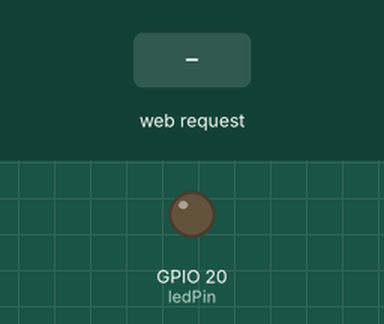
This sketch was run on a simulated ESP32. Parts: output pins drawn as LEDs (lit = HIGH). Inputs (shaded band) come from the test bench. WiFi joins after 1.5 s; servers stay silent unless stated; what the sketch prints to the serial monitor is not drawn.

Above: at 3.2 s.
3.3 s: HTTP request GET /?button=1 received
At 3.7 s:
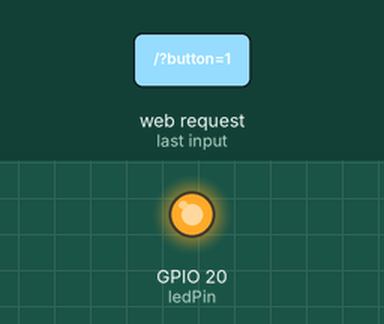
Timing chart, 0 to 10.8 s (numbered marks = the images above; inputs shaded):
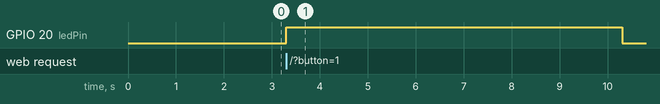

Measured:
- after the input at 3.3 s, GPIO 20 (ledPin): LOW → HIGH at once, → LOW 7.0 s later

The sketch:

codigo-criar-server.ino
```cpp
#include <WiFi.h>
#include <WebServer.h>

const char* ssid = "SALA DE TREINAMENTO";
const char* password = "treinamento@123";

WebServer server(80);

int ledPin = 20;
int buttonState = LOW;

void setup() {
  pinMode(ledPin, OUTPUT);
  digitalWrite(ledPin   , LOW);

  Serial.begin(115200);


  WiFi.begin(ssid, password);
  while (WiFi.status() != WL_CONNECTED) {
    delay(1000);
    Serial.println("Connecting to WiFi...");
  }

  Serial.println("Connected to WiFi");

  Serial.println("IP address: ");
  Serial.println(WiFi.localIP());

  server.on("/", handleRoot);
  server.begin();
}

void loop() {
  server.handleClient();


  if (buttonState == HIGH) {
    digitalWrite(ledPin, HIGH);
    delay(7000);
    digitalWrite(ledPin, LOW);
    delay(7000);
  }
}

void handleRoot() {

  if (server.hasArg("button")) {
    buttonState = !buttonState;
  }


  String html = "<html><body><h1>ESP32 LED Control</h1>";
  html += "<form method='GET'>";
  html += "<button name='button' value='1'>Toggle LED</button>";
  html += "</form></body></html>";
  server.send(200, "text/html", html);
}
```
